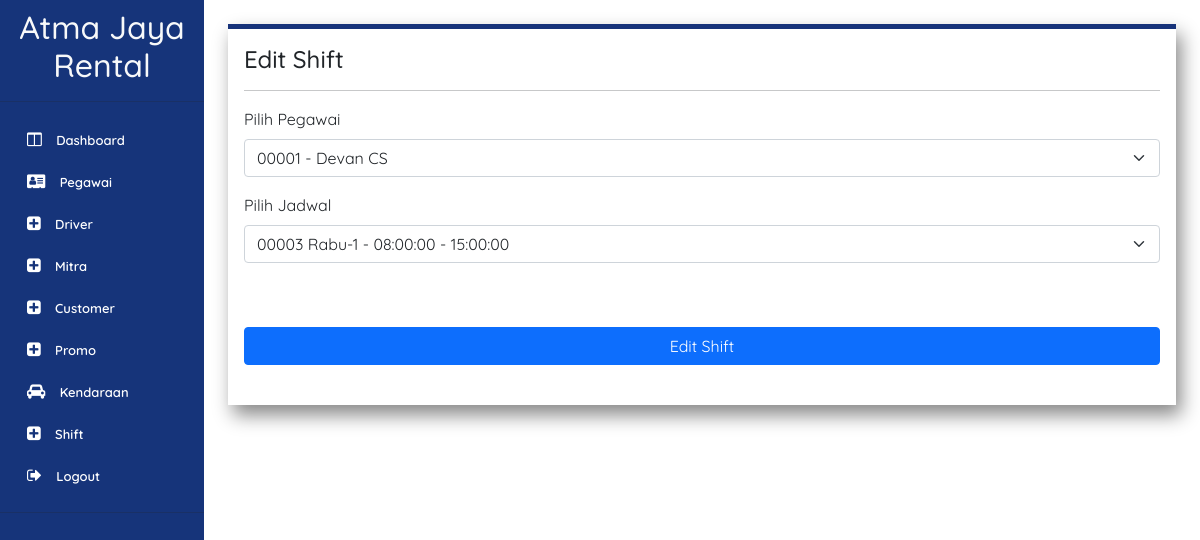
Screenshot of /page/editShiftPage.php?id_pegawai=00001&id_shift=00003 (signed in) with the database file from the repository.
### tables this page shows
CREATE TABLE `pegawai` (
  `ID_PEGAWAI` int(5) UNSIGNED ZEROFILL NOT NULL,
  `NAMA_PEGAWAI` varchar(100) DEFAULT NULL,
  `JABATAN_PEGAWAI` varchar(15) NOT NULL,
  `ALAMAT_PEGAWAI` varchar(100) DEFAULT NULL,
  `TANGGAL_LAHIR_PEGAWAI` date DEFAULT NULL,
  `JENIS_KELAMIN_PEGAWAI` varchar(100) DEFAULT NULL,
  `EMAIL_PEGAWAI` varchar(100) DEFAULT NULL,
  `PASSWORD_PEGAWAI` varchar(150) NOT NULL,
  `NO_TELP_PEGAWAI` char(15) DEFAULT NULL,
  `FOTO_PEGAWAI` varchar(255) DEFAULT NULL
);

CREATE TABLE `shift` (
  `ID_SHIFT` int(5) UNSIGNED ZEROFILL NOT NULL,
  `HARI_BEKERJA` varchar(25) DEFAULT NULL,
  `WAKTU_MULAI` time NOT NULL,
  `WAKTU_SELESAI` time NOT NULL
);

### page/editShiftPage.php (the view, shortened to what this page needs)
<?php
 include '../component/sidebarAdmin.php';
?>
<!doctype html>
<html lang="en">
  <head>
    <link href="https://cdn.jsdelivr.net/npm/bootstrap@5.0.2/dist/css/bootstrap.min.css" rel="stylesheet">
    <link href="style.css" rel="stylesheet">
  </head>
 <div class="container p-3 m-4 h-100" style="background-color: #FFFFFF; border-top: 5px solid #17337A;  box-shadow: 5px 10px 18px #888888;" >
    <h4 >Edit Shift</h4>
    <hr>
    <form action="../process/editShiftProcess.php" method="post">
   <div class="mb-3">
    <label for="exampleInputEmail1" class="form-label">Pilih Pegawai</label>
    <select class="form-select" aria-label="Default select example" name="id_pegawai" id="id_pegawai" required>
      <?php
          include('../db.php');
          $id_pegawai=$_GET['id_pegawai'];
          $pegawais = mysqli_query($con, "SELECT * from pegawai WHERE id_pegawai = '$id_pegawai'") or die(mysqli_error($con));
          $fetchpegawaistemp = mysqli_fetch_array($pegawais);
          echo '<option value="'.$fetchpegawaistemp[0].'" selected hidden>'.$fetchpegawaistemp[0].' - '.$fetchpegawaistemp[1].'  '.$fetchpegawaistemp[2].'</option>';
      ?>
    </select>
    </div>
<div class="mb-3">
    <label for="exampleInputEmail1" class="form-label">Pilih Jadwal</label>
    <select class="form-select" aria-label="Default select example" name="id_shift" id="id_shift" required>
        <?php
            include('../db.php');
            $id_shift=$_GET['id_shift'];
            $shiftstemp = mysqli_query($con, "SELECT * from shift WHERE id_shift = '$id_shift'") or die(mysqli_error($con));
            $fetchshiftstemp = mysqli_fetch_array($shiftstemp);
            echo '<option value="'.$fetchshiftstemp[0].'" selected hidden>'.$fetchshiftstemp[0].' '.$fetchshiftstemp[1].' - '.$fetchshiftstemp[2].' - '.$fetchshiftstemp[3].'</option>';
        ?>
    </select>
</div>
          <br><br>
        <div class="d-grid gap-2">
            <button type="submit" class="btn btn-primary" name="editShift">Edit Shift</button>
        </div>
        <br>
 </form>
 </div>
 </aside>
</body>
</html>

### style/style.css (style rules this page uses)
* { font-family: 'Quicksand', sans-serif; }

### component/sidebarAdmin.php (style rules this page uses)
* { font-family: "Quicksand", sans-serif; }

### rows the page displays
pegawai: id_pegawai "00001 - Devan CS"
shift: id_shift "00003 Rabu-1 - 08:00:00 - 15:00:00"
